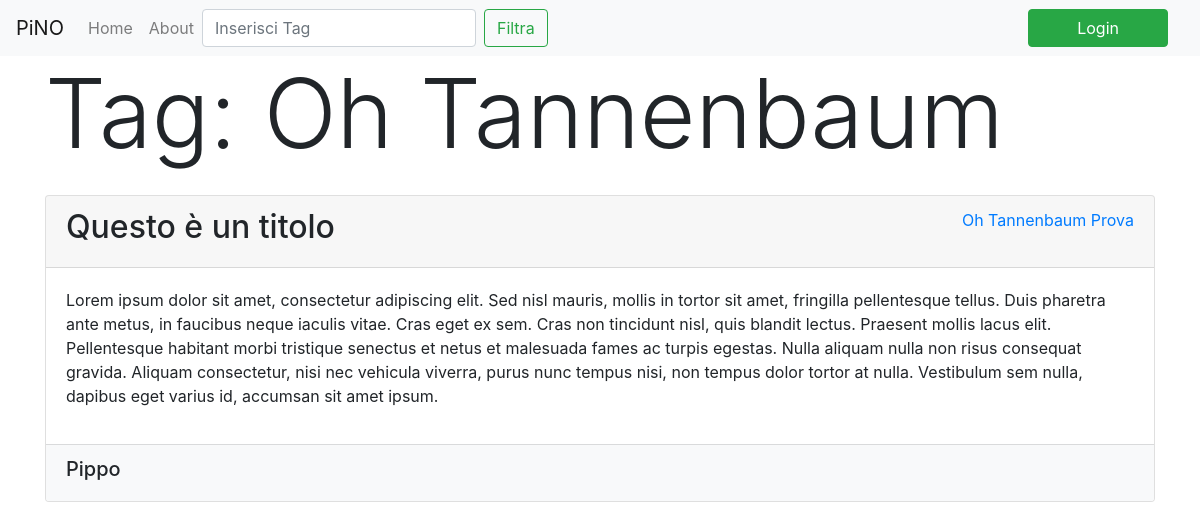
The page /index.php?tag=Oh Tannenbaum on the database its author committed.
### tables this page shows
CREATE TABLE `post` (
  `id` int(11) NOT NULL,
  `user_id` int(11) NOT NULL,
  `title` varchar(255) NOT NULL,
  `content` longtext DEFAULT NULL,
  `creation_date` datetime NOT NULL
);

CREATE TABLE `user` (
  `id` int(11) NOT NULL,
  `firstName` varchar(64) NOT NULL,
  `lastName` varchar(64) NOT NULL,
  `email` varchar(255) NOT NULL,
  `password` varchar(255) NOT NULL
);

### index.php (called while the page is built, shortened)
<?php
include_once 'core/bootstrap.php';
include_once 'entity/Post.php';
include_once 'entity/PostRepository.php';
if (isset($_GET['tag'])) {
    $posts = $repo->getAllPostsByTag($_GET['tag']);
} else {
    $posts = $repo->getAllByDatabase();
}
include 'view/index.php';

### core/bootstrap.php (called while the page is built)
<?php
require_once 'entity/PostRepository.php';
require_once 'entity/Post.php';
$repo = new PostRepository();

### entity/PostRepository.php (called while the page is built, shortened)
<?php
class PostRepository
{
    public function getAllByDatabase()
    {
        try {
            $username = 'root';
            $password = '';
            $pdo = new PDO('mysql:host=localhost;dbname=blogdef', $username, $password);
            $query = $pdo->query('SELECT post.user_id, post.title, post.content, user.id,user.firstName, post.id, tags.id, tags.title, post_tag.post_id, post_tag.tag_id FROM post INNER JOIN user ON post.user_id=user.id INNER JOIN post_tag ON post.id=post_tag.post_id INNER JOIN tags ON tags.id=post_tag.tag_id GROUP BY post.id');
            $postsdb = $query->fetchAll();
            $posts = [];
            foreach ($postsdb as $postdb) {
                $tagsdb = [];
                $postid = $postdb['post_id'];
                $statement = $pdo->prepare('SELECT post.id, tags.id, post_tag.post_id, tags.title, post_tag.tag_id FROM post INNER JOIN post_tag ON post.id=post_tag.post_id INNER JOIN tags ON tags.id=post_tag.tag_id WHERE post_tag.post_id=:postid');
                $statement->bindParam(':postid', $postid);
                $statement->execute();
                $id = $statement->fetchAll();
                foreach ($id as $tag) {
                    $tagsdb[] = $tag['title'];
                }
                $posts[] = new Post($postdb[1], $postdb['content'], $postdb['firstName'], $tagsdb);
            }
            return $posts;
        } catch (PDOException $e) {
            print "Error!: " . $e->getMessage() . "<br/>";
            die();
        }
    }
    public function getAllPostsByTag($selTag)
    {
        $exists = 0;
        $posts = $this->getAllByDatabase();
        foreach ($posts as $i => $post) {
            foreach ($post->tags as $tag) {
                if ($tag == $selTag) {
                    $exists = 1;
                }
            }
            if ($exists != 1) {
                unset($posts[$i]);
            }
            $exists = 0;
        }
        return $posts;
    }
}

### entity/Post.php (called while the page is built, shortened)
<?php
class Post
{
    public function __construct($title, $content, $author, $tags)
    {
        $this->title = $title;
        $this->content = $content;
        $this->author=$author;
        $this->tags = $tags;
    }
}

### view/index.php (the view, shortened to what this page needs)
<?php require 'modules/header.php'; ?>
<div class="container">
    <?php if (empty($posts)) { ?>
        <h1 class="display-1">Non ci sono post!</h1>
    <?php } else { ?>
        <?php if (!isset($_GET['tag'])) { ?>
            <h1 class="display-1 mb-4">Ultimi post</h1>
        <?php } else { ?>
            <h1 class="display-1 mb-4">Tag: <?= $_GET['tag'] ?></h1>
        <?php } ?>
    <?php } ?>
    <?php foreach ($posts as $post) :  ?>
        <div class="card mb-5">
            <div class="card-header">
                <div class="row">
                    <div class="col order-1">
                        <h2><?= $post->title ?></h2>
                    </div>
                    <div class="col order-12 d-flex justify-content-end align-middle ">
                        <?php foreach ($post->tags as $tag) : ?>
                            <a class="text-decoration-none" href="index.php?tag=<?= $tag ?>"> <?php echo "&nbsp;$tag" ?> </a>
                        <?php endforeach ?>
                    </div>
                </div>
            </div>
            <div class="card-body">
                <div class="card-text">
                    <p> <?= $post->content ?> </p>
                </div>
            </div>
            <div class="card-footer bg-light">
                <div class="row">
                    <div class="col order-1">
                        <h5><?= $post->author ?></h5>
                    </div>
                    <div class="col order-12">
                    </div>
                </div>
            </div>
        </div>
    <?php endforeach ?>
</div>
</body>
<?php require 'modules/footer.php'; ?>

### rows shown on the page
post: title "Questo è un titolo", tag "Oh Tannenbaum", tag "Prova", content "Lorem ipsum dolor sit amet, consectetur adipiscing elit. Sed nisl mauris, mollis in tortor sit amet, fringilla pellentesque tellus. Duis pharetra ante metus, in faucibus neque iaculis vitae. Cras eget ex sem. Cras non tincidunt nisl, quis blandit lectus. Praesent mollis lacus elit. Pellentesque habitant morbi tristique senectus et netus et malesuada fames ac turpis egestas. Nulla aliquam nulla non risus consequat gravida. Aliquam consectetur, nisi nec vehicula viverra, purus nunc tempus nisi, non tempus dolor tortor at nulla. Vestibulum sem nulla, dapibus eget varius id, accumsan sit amet ipsum.", user.firstName "Pippo"

### other values the page prints
$_GET['tag'] "Oh Tannenbaum"
